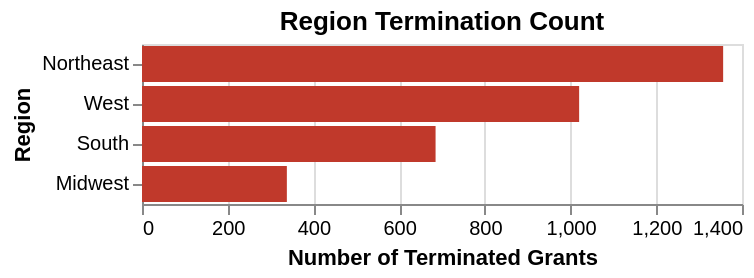

Notebook code cell kept with this figure:
### Code cell
chart_count = alt.Chart(reg_stats).mark_bar(color='#c0392b').encode(
    x=alt.X('n_terminated:Q', title='Number of Terminated Grants'),
    y=alt.Y('region:N', sort='-x', title='Region'),
    tooltip=['region', 'n_terminated']
).properties(
    title='Region Termination Count'
)
chart_count

### Figure 1 — Vega-Lite specification as saved in the notebook (floating-point values rounded to 4 significant figures)
{"config": {"view": {"continuousWidth": 300, "continuousHeight": 300}}, "data": {"name": "data-00838f6eb0da660dd1e2d7b68c861225"}, "mark": {"type": "bar", "color": "#c0392b"}, "encoding": {"tooltip": [{"field": "region", "type": "nominal"}, {"field": "n_terminated", "type": "quantitative"}], "x": {"field": "n_terminated", "title": "Number of Terminated Grants", "type": "quantitative"}, "y": {"field": "region", "sort": "-x", "title": "Region", "type": "nominal"}}, "title": "Region Termination Count", "$schema": "https://vega.github.io/schema/vega-lite/v6.4.1.json", "datasets": {"data-00838f6eb0da660dd1e2d7b68c861225": [{"region": "Midwest", "n_grants": 1096, "n_terminated": 338, "rate": 0.3084}, {"region": "Northeast", "n_grants": 2810, "n_terminated": 1356, "rate": 0.4826}, {"region": "South", "n_grants": 721, "n_terminated": 685, "rate": 0.9501}, {"region": "West", "n_grants": 1102, "n_terminated": 1020, "rate": 0.9256}]}}
